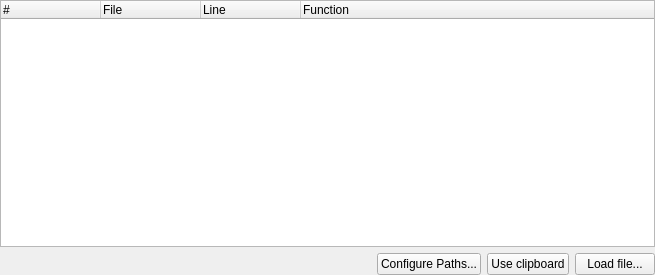
<ui version="4.0" >
 <class>BtBrowserWidget</class>
 <widget class="QWidget" name="BtBrowserWidget" >
  <property name="geometry" >
   <rect>
    <x>0</x>
    <y>0</y>
    <width>655</width>
    <height>275</height>
   </rect>
  </property>
  <property name="windowTitle" >
   <string>Form</string>
  </property>
  <layout class="QGridLayout" >
   <property name="margin" >
    <number>0</number>
   </property>
   <item row="0" column="0" >
    <widget class="QTreeWidget" name="lstBacktrace" >
     <property name="horizontalScrollBarPolicy" >
      <enum>Qt::ScrollBarAlwaysOff</enum>
     </property>
     <property name="rootIsDecorated" >
      <bool>false</bool>
     </property>
     <property name="itemsExpandable" >
      <bool>false</bool>
     </property>
     <property name="allColumnsShowFocus" >
      <bool>true</bool>
     </property>
     <property name="columnCount" >
      <number>4</number>
     </property>
     <column>
      <property name="text" >
       <string>#</string>
      </property>
     </column>
     <column>
      <property name="text" >
       <string>File</string>
      </property>
     </column>
     <column>
      <property name="text" >
       <string>Line</string>
      </property>
     </column>
     <column>
      <property name="text" >
       <string>Function</string>
      </property>
     </column>
    </widget>
   </item>
   <item row="1" column="0" >
    <layout class="QHBoxLayout" >
     <item>
      <widget class="QLabel" name="lblStatus" >
       <property name="text" >
        <string/>
       </property>
      </widget>
     </item>
     <item>
      <spacer>
       <property name="orientation" >
        <enum>Qt::Horizontal</enum>
       </property>
       <property name="sizeHint" stdset="0" >
        <size>
         <width>31</width>
         <height>20</height>
        </size>
       </property>
      </spacer>
     </item>
     <item>
      <widget class="QPushButton" name="btnConfigure" >
       <property name="text" >
        <string>Configure Paths...</string>
       </property>
      </widget>
     </item>
     <item>
      <widget class="QPushButton" name="btnClipboard" >
       <property name="text" >
        <string>Use clipboard</string>
       </property>
      </widget>
     </item>
     <item>
      <widget class="QPushButton" name="btnBacktrace" >
       <property name="text" >
        <string>Load file...</string>
       </property>
      </widget>
     </item>
    </layout>
   </item>
  </layout>
 </widget>
 <resources/>
 <connections/>
</ui>
